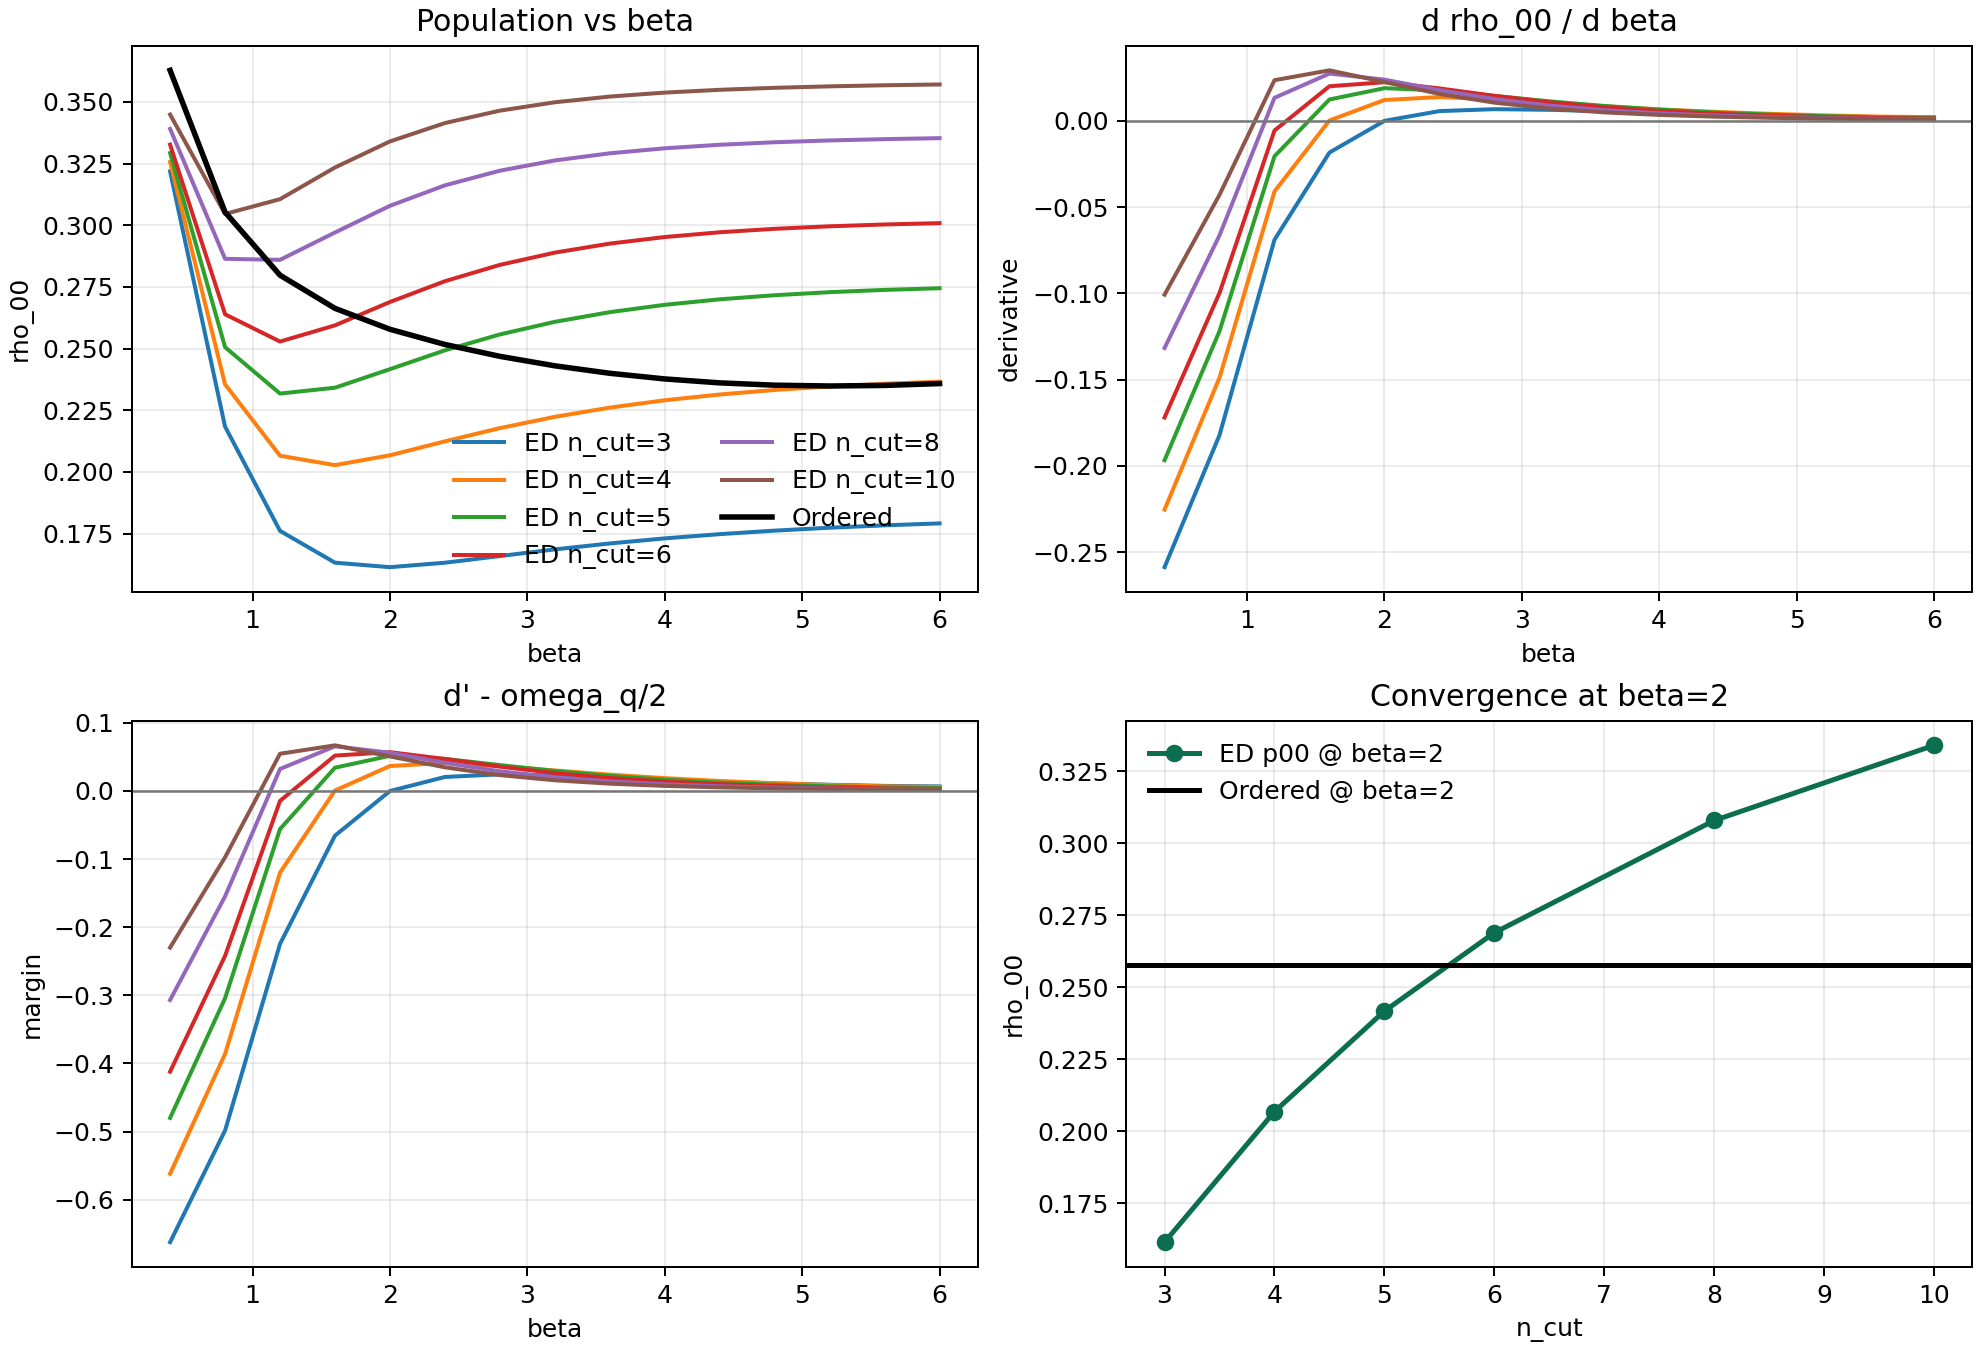

Here is the Python script that generated this plot:
"""
ED truncation convergence for beta-flow diagnostics at theta=pi/2, g=0.5.

Computationally conservative:
- fixed n_modes=2
- varying n_cut
- moderate beta grid
"""

from __future__ import annotations

from pathlib import Path

import matplotlib.pyplot as plt
import numpy as np
import pandas as pd

from hmf_model_comparison_standalone_codex_v1 import BenchmarkConfig as LiteConfig, extract_density, ordered_gaussian_state
from prl127_qubit_benchmark import BenchmarkConfig as EDConfig
from hmf_v5_qubit_core import build_ed_context, exact_reduced_state


def _d_from_p00(beta: float, omega_q: float, p00: float) -> float:
    a = 0.5 * beta * omega_q
    p = float(np.clip(p00, 1e-15, 1.0 - 1e-15))
    return float(a + 0.5 * np.log(p / (1.0 - p)))


def _build_ed(beta: float, theta: float, n_cut: int) -> EDConfig:
    return EDConfig(
        beta=float(beta),
        omega_q=2.0,
        theta=float(theta),
        n_modes=2,
        n_cut=int(n_cut),
        omega_min=0.1,
        omega_max=8.0,
        q_strength=5.0,
        tau_c=0.5,
        lambda_min=0.0,
        lambda_max=1.0,
        lambda_points=2,
        output_prefix="hmf_ed_beta_rate_convergence_codex_v21",
    )


def main() -> None:
    out_dir = Path(__file__).resolve().parent
    scan_csv = out_dir / "hmf_ed_beta_rate_convergence_scan_codex_v21.csv"
    summary_csv = out_dir / "hmf_ed_beta_rate_convergence_summary_codex_v21.csv"
    fig_png = out_dir / "hmf_ed_beta_rate_convergence_codex_v21.png"
    log_md = out_dir / "hmf_ed_beta_rate_convergence_log_codex_v21.md"

    betas = np.linspace(0.4, 6.0, 15)
    n_cuts = [3, 4, 5, 6, 8, 10]
    theta = float(np.pi / 2.0)
    g = 0.5
    omega_q = 2.0

    rows: list[dict[str, float | int | str]] = []

    # Ordered reference on same beta grid (light settings).
    ord_rows: dict[float, float] = {}
    for beta in betas:
        lite = LiteConfig(
            beta=float(beta),
            omega_q=omega_q,
            theta=theta,
            n_modes=40,
            n_cut=1,
            omega_min=0.1,
            omega_max=10.0,
            q_strength=5.0,
            tau_c=0.5,
        )
        rho_o = ordered_gaussian_state(lite, g)
        p00_o, _, _ = extract_density(rho_o)
        ord_rows[float(beta)] = float(p00_o)

    for n_cut in n_cuts:
        for beta in betas:
            cfg = _build_ed(beta=beta, theta=theta, n_cut=n_cut)
            ctx = build_ed_context(cfg)
            rho = exact_reduced_state(ctx, g)
            p00, _p11, coh = extract_density(rho)
            p00_ord = ord_rows[float(beta)]
            rows.append(
                {
                    "beta": float(beta),
                    "n_cut": int(n_cut),
                    "ed_p00": float(p00),
                    "ed_coh": float(coh),
                    "ordered_p00": float(p00_ord),
                    "ed_minus_ordered_p00": float(p00 - p00_ord),
                    "d_ed": _d_from_p00(beta, omega_q, p00),
                    "d_ordered": _d_from_p00(beta, omega_q, p00_ord),
                }
            )

    df = pd.DataFrame.from_records(rows).sort_values(["n_cut", "beta"]).reset_index(drop=True)

    # Derivative diagnostics by n_cut
    deriv_rows: list[dict[str, float | int]] = []
    for n_cut, grp in df.groupby("n_cut"):
        gdf = grp.sort_values("beta")
        b = gdf["beta"].to_numpy(dtype=float)
        h = float(b[1] - b[0])
        dp = np.gradient(gdf["ed_p00"].to_numpy(dtype=float), h)
        dd = np.gradient(gdf["d_ed"].to_numpy(dtype=float), h)
        margin = dd - 0.5 * omega_q
        deriv_rows.append(
            {
                "n_cut": int(n_cut),
                "ed_p00_beta2": float(np.interp(2.0, b, gdf["ed_p00"].to_numpy(dtype=float))),
                "dp00_max": float(np.max(dp)),
                "dp00_min": float(np.min(dp)),
                "margin_max": float(np.max(margin)),
                "margin_min": float(np.min(margin)),
                "rmse_vs_ordered_p00": float(np.sqrt(np.mean(np.square(gdf["ed_minus_ordered_p00"].to_numpy(dtype=float))))),
            }
        )
        df.loc[gdf.index, "dp00_dbeta"] = dp
        df.loc[gdf.index, "dprime_minus_w2"] = margin

    summary = pd.DataFrame.from_records(deriv_rows).sort_values("n_cut").reset_index(drop=True)

    df.to_csv(scan_csv, index=False)
    summary.to_csv(summary_csv, index=False)

    fig, axes = plt.subplots(2, 2, figsize=(11, 7.5), constrained_layout=True)

    ax = axes[0, 0]
    for n_cut in n_cuts:
        gdf = df[df["n_cut"] == n_cut].sort_values("beta")
        ax.plot(gdf["beta"], gdf["ed_p00"], linewidth=1.6, label=f"ED n_cut={n_cut}")
    ax.plot(betas, [ord_rows[float(b)] for b in betas], color="black", linewidth=2.2, label="Ordered")
    ax.set_title("Population vs beta")
    ax.set_xlabel("beta")
    ax.set_ylabel("rho_00")
    ax.grid(alpha=0.25)
    ax.legend(frameon=False, ncol=2)

    ax = axes[0, 1]
    for n_cut in n_cuts:
        gdf = df[df["n_cut"] == n_cut].sort_values("beta")
        ax.plot(gdf["beta"], gdf["dp00_dbeta"], linewidth=1.6, label=f"n_cut={n_cut}")
    ax.axhline(0.0, color="#777777", linewidth=1.0)
    ax.set_title("d rho_00 / d beta")
    ax.set_xlabel("beta")
    ax.set_ylabel("derivative")
    ax.grid(alpha=0.25)

    ax = axes[1, 0]
    for n_cut in n_cuts:
        gdf = df[df["n_cut"] == n_cut].sort_values("beta")
        ax.plot(gdf["beta"], gdf["dprime_minus_w2"], linewidth=1.6, label=f"n_cut={n_cut}")
    ax.axhline(0.0, color="#777777", linewidth=1.0)
    ax.set_title("d' - omega_q/2")
    ax.set_xlabel("beta")
    ax.set_ylabel("margin")
    ax.grid(alpha=0.25)

    ax = axes[1, 1]
    ax.plot(summary["n_cut"], summary["ed_p00_beta2"], "o-", color="#0B6E4F", linewidth=2.0, label="ED p00 @ beta=2")
    ax.axhline(float(np.interp(2.0, betas, np.array([ord_rows[float(b)] for b in betas], dtype=float))), color="black", linewidth=2.0, label="Ordered @ beta=2")
    ax.set_title("Convergence at beta=2")
    ax.set_xlabel("n_cut")
    ax.set_ylabel("rho_00")
    ax.grid(alpha=0.25)
    ax.legend(frameon=False)

    fig.savefig(fig_png, dpi=180)
    plt.close(fig)

    lines: list[str] = []
    lines.append("# ED Beta-Rate Convergence (Codex v21)")
    lines.append("")
    lines.append("| n_cut | ed_p00_beta2 | dp00_max | dp00_min | margin_max | margin_min | rmse_vs_ordered_p00 |")
    lines.append("|---:|---:|---:|---:|---:|---:|---:|")
    for _, r in summary.iterrows():
        lines.append(
            f"| {int(r['n_cut'])} | {r['ed_p00_beta2']:.6f} | {r['dp00_max']:.6f} | {r['dp00_min']:.6f} | "
            f"{r['margin_max']:.6f} | {r['margin_min']:.6f} | {r['rmse_vs_ordered_p00']:.6f} |"
        )
    log_md.write_text("\n".join(lines), encoding="utf-8")

    print("Wrote:", scan_csv.name)
    print("Wrote:", summary_csv.name)
    print("Wrote:", fig_png.name)
    print("Wrote:", log_md.name)
    print("")
    print(summary.to_string(index=False))


if __name__ == "__main__":
    main()
